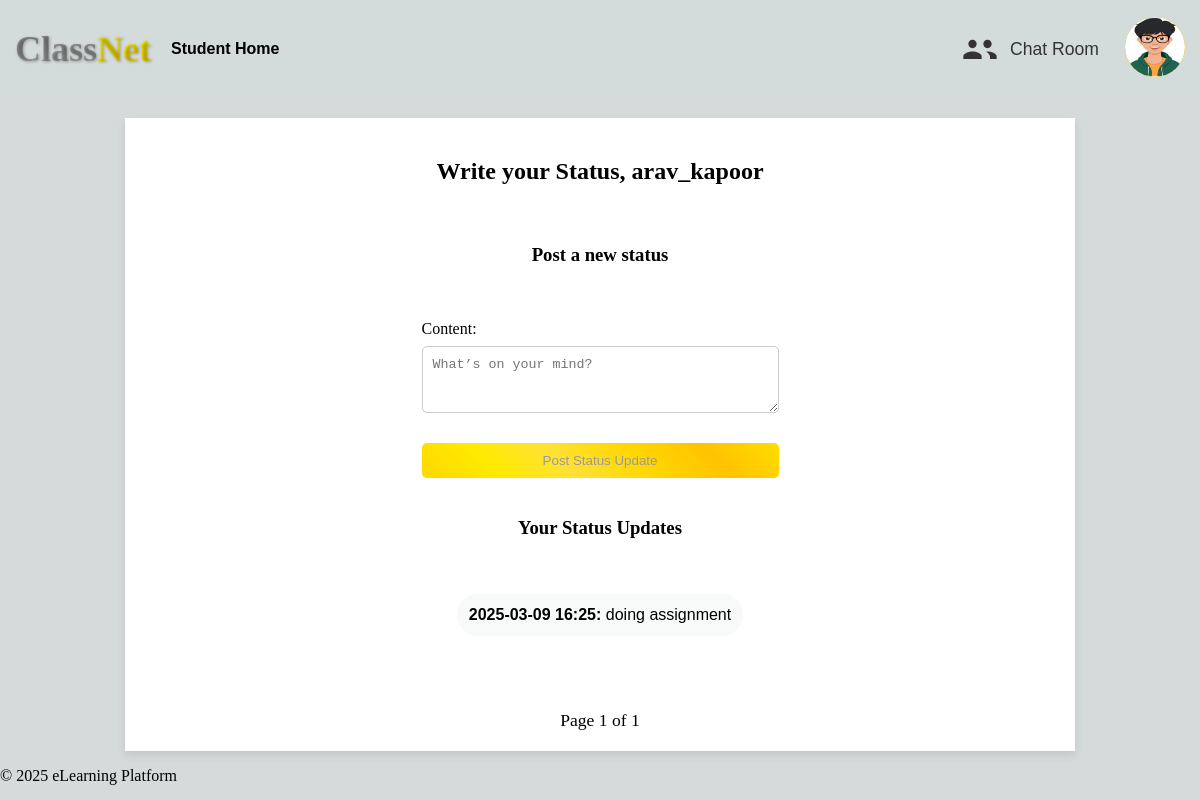
Screenshot of /communication/status_update (signed in) with the database file from the repository.
### users/models.py (models this page shows, shortened)
class CustomUser(AbstractBaseUser, PermissionsMixin):
    STUDENT = 'student'
    TEACHER = 'teacher'
    USER_TYPE_CHOICES = [
        (STUDENT, 'Student'),
        (TEACHER, 'Teacher'),
    ]
    username = models.CharField(max_length=255, unique=True)
    first_name = models.CharField(max_length=255)
    last_name = models.CharField(max_length=255)
    email = models.EmailField(unique=True)
    profile_picture = models.ImageField(upload_to='profile_pics/', null=True, blank=True)
    user_type = models.CharField(max_length=7, choices=USER_TYPE_CHOICES)
    is_active = models.BooleanField(default=True)
    is_staff = models.BooleanField(default=False)
    is_superuser = models.BooleanField(default=False)
    date_joined = models.DateTimeField(default=timezone.now)
    bio = models.TextField(null=True, blank=True)  # Short biography of the user
    objects = CustomUserManager()
    USERNAME_FIELD = 'username'
    REQUIRED_FIELDS = ['email', 'first_name', 'last_name']
    def can_view_student_data(self, user):
        return self.user_type == self.TEACHER and user.user_type == self.STUDENT
    class Meta:
        permissions = [
            ("can_view_student_data", "Can view student data")
        ]

### communication/models.py (models this page shows, shortened)
class StatusUpdate(models.Model):
    user = models.ForeignKey(CustomUser, on_delete=models.CASCADE, related_name='status_updates')
    content = models.TextField()
    timestamp = models.DateTimeField(auto_now_add=True)
    class Meta:
        ordering = ['-timestamp']  # Order the updates by the most recent first

### communication/views.py (the view)
# urls.py: path('status_update', views.add_status_update, name='add_status_update'),
@login_required
def add_status_update(request):
    if request.user.user_type != 'student':
        messages.error(request, "You must be a student to post a status update.")
        return redirect('home')  # Redirect to home or any other page
    if request.method == 'POST':
        form = StatusUpdateForm(request.POST)
        if form.is_valid():
            status_update = form.save(commit=False)
            status_update.user = request.user  # Set the current user as the owner of the status update
            status_update.save()
            return redirect('add_status_update')  # Redirect to home to show the latest status updates
    else:
        form = StatusUpdateForm()
    status_updates = StatusUpdate.objects.filter(user=request.user).order_by('-timestamp')
    paginator = Paginator(status_updates, 5)  # Show 10 updates per page
    page_number = request.GET.get('page_status')
    status_page_obj = paginator.get_page(page_number)
    return render(request, 'status_update.html', {'form': form, 'status_page_obj': status_page_obj})

### communication/forms.py
class StatusUpdateForm(forms.ModelForm):
    class Meta:
        model = StatusUpdate
        fields = ['content']
        widgets = {
            'content': forms.Textarea(attrs={'placeholder': 'What’s on your mind?', 'rows': 3}),
        }

### communication/templates/status_update.html (shortened to what this page needs)
{% extends 'base_generic.html' %}
{% load static %}
{% block content %}
<div class ="status-update">
<h2>Write your Status, {{ user.username }}</h2>
  <h3>Post a new status</h3>
  <form method="POST">
    {{ form.as_p }}
    <button type="submit" class="submit-button">Post Status Update</button>
  </form>
  <h3>Your Status Updates</h3>
  {% if status_page_obj %}
    <ul>
      {% for update in status_page_obj %}
        <li>
          <strong>{{ update.timestamp|date:"Y-m-d H:i" }}:</strong> {{ update.content }}
        </li>
      {% endfor %}
    </ul>
  {% else %}
    <p>You haven't posted any status updates yet.</p>
  {% endif %}
  <div id="pagination">
    <span id="page-number">Page {{ status_page_obj.number }} of {{ status_page_obj.paginator.num_pages }}</span>
  </div>
  </div>
{% endblock %}

### classnet/templates/base_generic.html (shortened to what this page needs)
<!DOCTYPE html>
<html lang="en">
<head>
    {% load static %}
    <link rel="stylesheet" href="{% static 'css/styles.css' %}">
</head>
<body>
    <header>
        <nav>
            <div class="nav-container">
                <div class="logo">
                    <h1><span class="class">Class</span><span class="net">Net</span></h1>
                </div>
                <ul class="nav-left">
                {% if user.is_authenticated %}
                    {% if user.user_type == user.TEACHER %}
                        <li><a href="{% url 'teacher' %}">Teacher Home</a></li>
                    {% elif user.user_type == user.STUDENT %}
                        <li><a href="{% url 'student' %}">Student Home</a></li>
                        {% endif %}
                    {% else %}
                        <li><a href="{% url 'home' %}">Home</a></li>
                    {% endif %}
                </ul>
                <ul class="nav-right">
                    {% if user.is_authenticated %}
                        <a href="{% url 'index' %}" class="chat-link">
                            <button class="chat-button">
                                <span>Chat Room</span>
                            </button>
                        </a>
                    <div class="dropdown">
                        {% if user.profile_picture %}
                        <button class="dropbtn">
                            <img src="{{ user.profile_picture.url }}" alt="Profile Picture" width="40" height="40">
                        </button>
                        {% else %}
                        <button class="dropbtn">{{ user.get_short_name }}</button>
                        {% endif %}
                    </div>
                {% else %}
                    <li><a href="{% url 'login' %}">Login</a></li>
                    <li class="bold-rectangle"><a href="{% url 'register' %}">Register</a></li>
                {% endif %}
            </ul>
            </div>
        </nav>
    </header>
    <main>
        {% block content %}{% endblock %}
    </main>
    <footer>
        <p>&copy; 2025 eLearning Platform</p>
    </footer>
</body>
</html>

### classnet/static/css/styles.css (style rules this page uses)
body { background-color: #D5DBDB; margin: 0; }
.logo h1 { font-family: 'Playfair Display', serif; font-weight: bold; font-size: 36px; margin: 0; padding: 0; text-shadow: 1px 1px 3px rgba(0, 0, 0, 0.3); }
.logo h1 .class { background: linear-gradient(grey, darkgrey); -webkit-background-clip: text; -webkit-text-fill-color: transparent; background-clip: text; color: transparent; }
.logo h1 .net { background: linear-gradient(yellow, gold); -webkit-background-clip: text; -webkit-text-fill-color: transparent; background-clip: text; color: transparent; }
.logo { display: flex; align-items: center; justify-content: center; padding: 20px 0; }
header { width: 100%; box-sizing: border-box; }
nav { background-color: rgba(213, 219, 219, 0.8); padding: 8px 15px; width: 100%; box-sizing: border-box; }
.nav-container { display: flex; align-items: center; }
nav a { color: black; font-weight: bold; font-family: Arial, Helvetica, sans-serif; }
.nav-left, .nav-right { margin: 0; padding: 0; list-style: none; display: flex; }
.nav-left li, .nav-right li { margin: 0 20px; }
.nav-left { justify-content: flex-start; }
.nav-right { margin-left: auto; justify-content: flex-end; }
.nav-left a, .nav-right a { text-decoration: none; font-weight: bold; }
.nav-right { display: flex; align-items: center; justify-content: flex-end; gap: 20px; }
.chat-link, .create-link { text-decoration: none; margin: 0; }
.chat-button,.search-button,.btn-create-course { display: flex; align-items: center; border: none; background: none; cursor: pointer; font-family: Arial, sans-serif; font-size: 1.1rem; gap: 10px; color: #333; margin: 0; display: flex; }
.chat-button svg { width: 40px; height: 40px; transition: transform 0.3s ease; }
.dropbtn { background: linear-gradient(rgb(226, 226, 1), rgb(216, 184, 0)); font-size: 16px; border: none; cursor: pointer; border-radius: 50%; padding: 0; overflow: hidden; width: 60px; height: 60px; margin: 0; text-align: center; line-height: 60px; }
.dropbtn img { display: block; width: 60px; height: 60px; border-radius: 70%; }
.dropdown { position: relative; display: inline-block; }
.edit-profile, .change-password , .status-update, .feedback-form, .search-user-profile { display: flex; flex-direction: column; align-items: center; gap: 20px; width: 100%; max-width: 950px; margin: 0 auto; padding: 20px; background: #fff; box-shadow: 0 4px 8px rgba(0, 0, 0, 0.1); margin-top: 20px; box-sizing: border-box; }
.edit-profile label, .change-password label, .status-update label, .feedback-form { display: block; margin-bottom: 8px; }
.edit-profile button, .change-password button, .status-update button, .feedback-form button { width: 100%; padding: 10px; background: linear-gradient(45deg, #FFD700, #FFEA00, #FFE135, #FFD700, #FFC300, #FFDD00); color: #999b9b; border: none; border-radius: 5px; cursor: pointer; }
.status-update textarea { width: 100%; box-sizing: border-box; padding: 10px; margin-bottom: 10px; border: 1px solid #ccc; border-radius: 5px; }
.search_results ul, .status-update ul, .feedback-form ul { list-style-type: none; padding: 0; }
.search_results ul li, .status-update ul li, .feedback-form ul li { background-color: #F8F9F9; border-radius: 25px; padding: 0.75rem; margin-bottom: 0.5rem; transition: background-color 0.3s; font-family: 'Verdana', sans-serif; }
#pagination { display: flex; justify-content: space-between; align-items: center; margin-top: 30px; font-size: 1.1em; }

### rows the page displays
CustomUser: profile_picture (picture), username "arav_kapoor"
StatusUpdate: timestamp "2025-03-09 16:25", content "doing assignment"

### other values shown
{{ status_page_obj.number }} "1"
{{ status_page_obj.paginator.num_pages }} "1"
